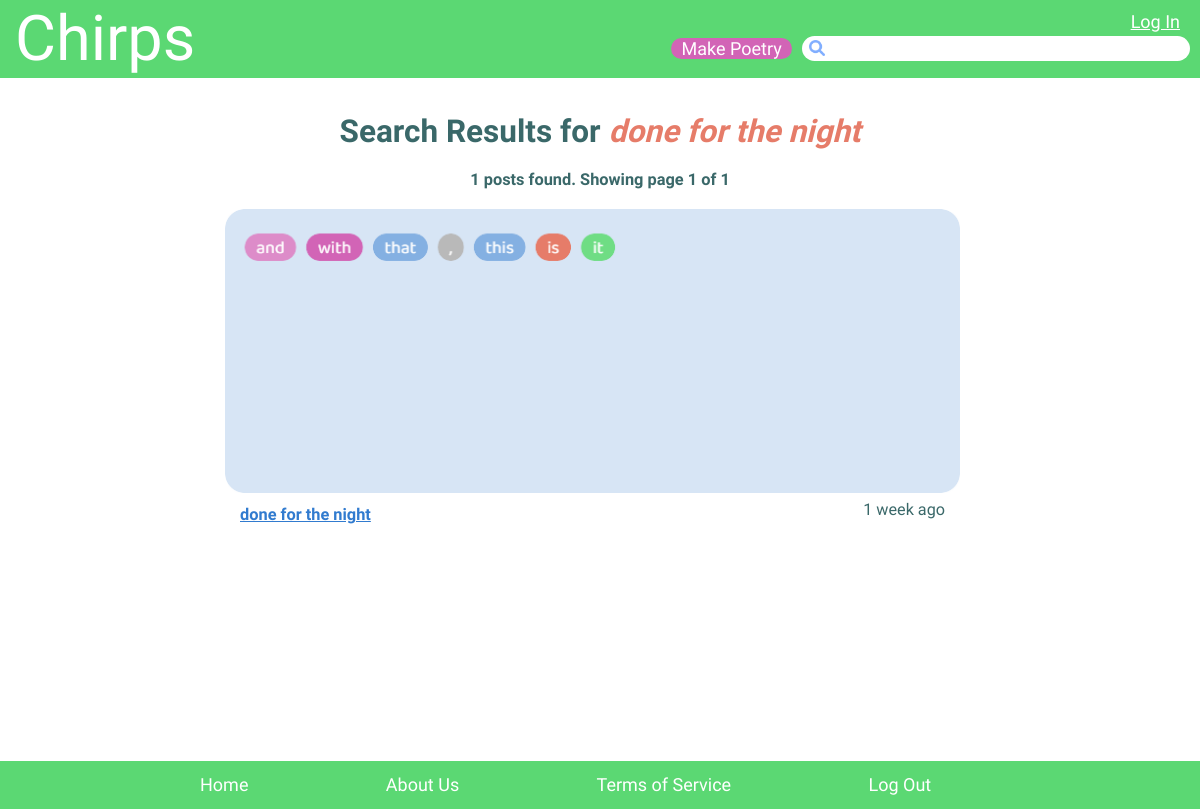
Page /chirps/search.php?phrase=done for the night on the committed database.
### tables this page shows
CREATE TABLE `posts` (
  `post_id` int(11) NOT NULL,
  `title` varchar(60) NOT NULL,
  `post_img` varchar(255) NOT NULL,
  `post_alt` varchar(2500) NOT NULL,
  `body_desc` varchar(1000) NOT NULL,
  `date` datetime NOT NULL,
  `is_published` tinyint(1) NOT NULL,
  `has_username` tinyint(1) NOT NULL,
  `allow_comments` tinyint(1) NOT NULL,
  `user_id` int(11) NOT NULL
);

### chirps/incl/functions.php (called while the page is built, shortened)
    <?php
function time_ago($datetime, $full = false) {
    $now = new DateTime;
    $ago = new DateTime($datetime);
    $diff = $now->diff($ago);
    $diff->w = floor($diff->d / 7);
    $diff->d -= $diff->w * 7;
    $string = array(
        'y' => 'year',
        'm' => 'month',
        'w' => 'week',
        'd' => 'day',
        'h' => 'hour',
        'i' => 'minute',
        's' => 'second',
    );
    foreach ($string as $k => &$v) {
        if ($diff->$k) {
            $v = $diff->$k . ' ' . $v . ($diff->$k > 1 ? 's' : '');
        } else {
            unset($string[$k]);
        }
    }
    if (!$full) $string = array_slice($string, 0, 1);
    return $string ? implode(', ', $string) . ' ago' : 'just now';
}
            extract($row); ?>

### chirps/search.php (the view, shortened to what this page needs)
<?php
require('config.php');
require_once('incl/functions.php');
require('incl/header.php');
$per_page = 5;
?>
<main class="content">
	<?php
	$phrase = trim( strip_tags( $_GET['phrase'] ) );
	$wildcard_phrase = "%$phrase%";
	if( $phrase != '' ){
		$query = 'SELECT post_id, title, body_desc, post_img, date, post_alt
					FROM posts
					WHERE
						( title LIKE :phrase
						OR body_desc LIKE :phrase
                        OR post_alt LIKE :phrase )
					AND
						is_published  = 1
					ORDER BY date DESC';
		$result = $DB->prepare( $query );
		$result->execute( array( 'phrase' => $wildcard_phrase ) );
		$total = $result->rowCount();
		$max_page = ceil( $total / $per_page );
		if ( isset( $_GET['page'] ) ) {
			$current_page = filter_var( $_GET['page'], FILTER_SANITIZE_NUMBER_INT );
			if( $current_page <= 0 OR $current_page > $max_page ){
				$current_page = 1;
			}
		}else{
			$current_page = 1;
		}
		$offset =  ( $current_page - 1 ) * $per_page ;
		$query .= ' LIMIT :offset, :per_page';
		$result = $DB->prepare( $query );
		$result->bindParam( 'phrase', $wildcard_phrase, PDO::PARAM_STR );
		$result->bindParam( 'offset', $offset, 			PDO::PARAM_INT );
		$result->bindParam( 'per_page', $per_page, 		PDO::PARAM_INT );
		$result->execute();
	?>
		<section class="search-int">
            <section>
                <h2>Search Results for <span><?php echo $phrase; ?></span></h2>
                <h3>
                    <?php echo $total; ?> posts found.
                    <?php
                    if( $total > 0 ){
                        echo "Showing page $current_page of $max_page";
                    }
                    ?>
                </h3>
		    </section>
		<?php if( $total > 0 ){ ?>
			<section class="posts">
				<?php
				while( $row = $result->fetch() ){
					extract( $row );
				?>
				<div class="item">
					<a href="poem.php?post_id=<?php echo $post_id; ?>">
						<img src="<?php echo $post_img; ?>" alt= "<?php echo $post_alt; ?>">
                        <div class="under-post">
                            <h5><?php echo $title; ?></h5></a>
                            <span class="date"><?php echo time_ago($date); ?></span>
                        </div>
				<?php } ?>
			</section>
			<div class="pagination">
			</div>
		<?php
		}
		?>
        </section>
	<?php
	}else{
		echo 'There were no results. Try another term.';
	} ?>
</main>
<?php require('incl/footer.php'); ?>

### chirps/css/colors0.css (style rules this page uses)
body { font-family: "Baloo 2", cursive; font-size: 1.125rem; line-height: 1.75rem; color: #3a6869; }
body a { color: #317bcf; font-weight: 500; }
main { position: relative; }
main h2, main h3, main h4, main h5 { font-size: 1.0227272727rem; }
@media (min-width: 650px) { main section.posts { margin-top: 15px; margin-right: 15px; } }
@media (min-width: 650px) { main section.posts .under-post { display: flex; padding: 0 15px; } }
section.posts { margin-bottom: 40px; margin-top: 20px; }
section.posts:last-of-type { margin-bottom: 80px; }
section.posts .under-post { display: flex; padding: 0 10px; }
.search-int { width: 100%; max-width: 750px; margin: 40px auto; }
.search-int .item { margin-bottom: 30px; }
.search-int h2 { font-size: 1.96875rem; text-align: center; margin-bottom: 20px; }
.search-int h2 span { font-style: italic; color: #e67c69; }
.search-int img { width: 100%; }
.search-int .under-post { display: flex; justify-content: space-between; }
.search-int h3 { text-align: center; margin-bottom: 15px; }
.search-int .date { position: relative; top: -5px; font-size: 1.0125rem; }
.pagination { width: 100%; text-align: center; margin: 0 auto 150px; padding-bottom: 50px; }
a { cursor: pointer; text-decoration: underline; }

### rows in the picture
posts: post_img (picture), title "done for the night", date "1 week ago"

### other values in the picture
$phrase "done for the night"
$total "1"
$current_page "1"
$max_page "1"
